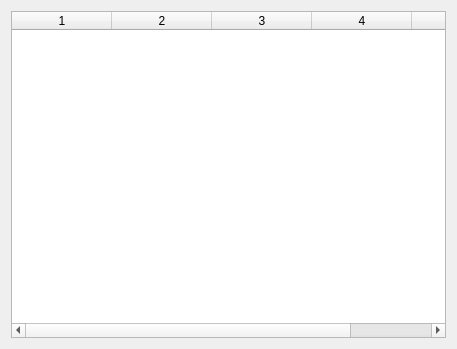
<?xml version="1.0" encoding="UTF-8"?>
<ui version="4.0">
 <class>MainWindow</class>
 <widget class="QWidget" name="MainWindow">
  <property name="geometry">
   <rect>
    <x>0</x>
    <y>0</y>
    <width>457</width>
    <height>349</height>
   </rect>
  </property>
  <property name="windowTitle">
   <string>Form</string>
  </property>
  <layout class="QVBoxLayout" name="verticalLayout">
   <item>
    <widget class="QTableWidget" name="tableWidget">
     <property name="columnCount">
      <number>5</number>
     </property>
     <column/>
     <column/>
     <column/>
     <column/>
     <column/>
    </widget>
   </item>
  </layout>
 </widget>
 <resources/>
 <connections/>
</ui>
